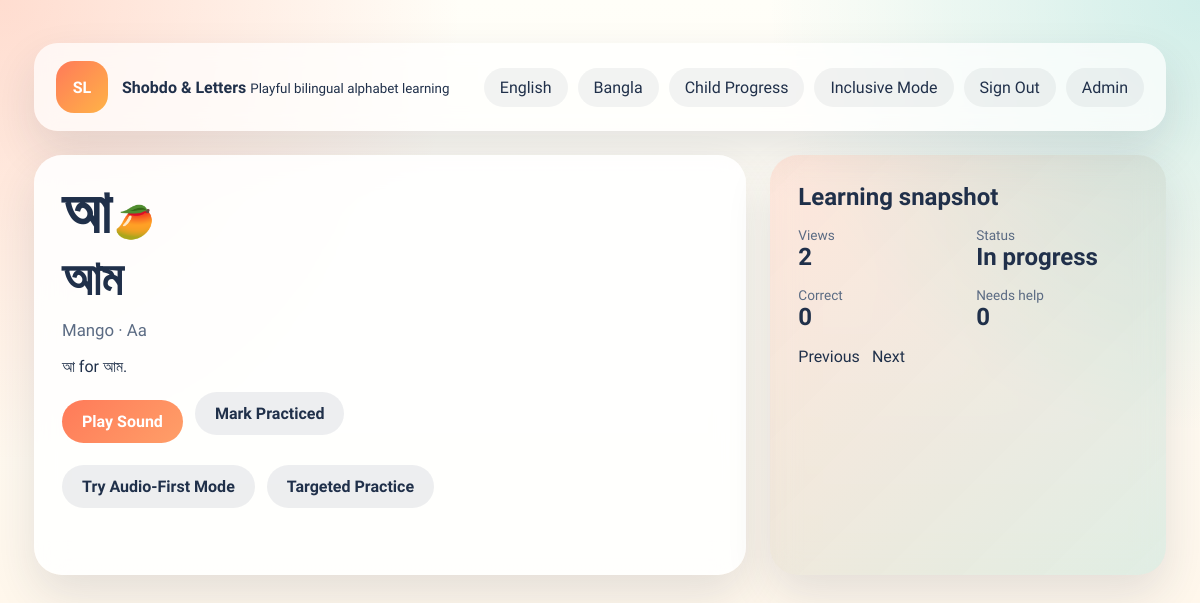
The page /learning/learn/bangla/bangla-102/ (signed in) on the database its author committed.
### learning/models.py (models this page shows, shortened)
class Letter(models.Model):
    LANGUAGE_CHOICES = [
        ("english", "English"),
        ("bangla", "Bangla"),
    ]
    language = models.CharField(max_length=20, choices=LANGUAGE_CHOICES)
    symbol = models.CharField(max_length=10)
    slug = models.SlugField(max_length=120, unique=True, blank=True)
    name = models.CharField(max_length=50)
    transliteration = models.CharField(max_length=50, blank=True)
    word = models.CharField(max_length=100)
    word_translation = models.CharField(max_length=120, blank=True)
    emoji = models.CharField(max_length=10, blank=True)
    description = models.CharField(max_length=255)
    speech_text = models.CharField(max_length=120)
    sort_order = models.PositiveIntegerField(default=0)
    is_active = models.BooleanField(default=True)
    class Meta:
        ordering = ["sort_order", "symbol"]
        unique_together = ("language", "symbol")

class LetterProgress(models.Model):
    profile = models.ForeignKey(
        ChildProfile,
        on_delete=models.CASCADE,
        related_name="letter_progress",
    )
    letter = models.ForeignKey(
        Letter,
        on_delete=models.CASCADE,
        related_name="progress_items",
    )
    views_count = models.PositiveIntegerField(default=0)
    correct_answers = models.PositiveIntegerField(default=0)
    incorrect_answers = models.PositiveIntegerField(default=0)
    completed = models.BooleanField(default=False)
    last_viewed_at = models.DateTimeField(auto_now=True)
    class Meta:
        unique_together = ("profile", "letter")

### learning/views.py (the view, shortened to what this page needs)
# urls.py: path("learn/<str:language>/<slug:slug>/", views.letter_detail, name="letter-detail"),
def letter_detail(request, language, slug):
    language = get_language_or_404(language)
    profile = get_current_profile(request)
    letter = get_object_or_404(Letter, language=language, slug=slug, is_active=True)
    progress, _ = LetterProgress.objects.get_or_create(profile=profile, letter=letter)
    progress.views_count += 1
    progress.save(update_fields=["views_count", "last_viewed_at"])
    siblings = list(Letter.objects.filter(language=language, is_active=True))
    current_index = siblings.index(letter)
    previous_letter = siblings[current_index - 1] if current_index > 0 else None
    next_letter = siblings[current_index + 1] if current_index < len(siblings) - 1 else None
    return render(
        request,
        "learning/letter_detail.html",
        {
            "profile": profile,
            "language": language,
            "language_meta": LANGUAGE_META[language],
            "letter": letter,
            "progress": progress,
            "previous_letter": previous_letter,
            "next_letter": next_letter,
        },
    )

### learning/views.py (called while the page is built, shortened)
def get_current_profile(request):
    profile_id = request.session.get("child_profile_id")
    profile = ChildProfile.objects.filter(id=profile_id).first()
    if profile:
        return profile

def get_language_or_404(language):
    if language not in LANGUAGE_META:
        raise Http404("Unknown language mode.")
    return language

### templates/learning/letter_detail.html (shortened to what this page needs)
﻿{% extends 'base.html' %}
{% block content %}
<section class="detail-layout">
    <article class="detail-card">
        <span class="detail-symbol">{{ letter.symbol }}</span>
        <span class="detail-emoji">{{ letter.emoji }}</span>
        <h1>{{ letter.word }}</h1>
        <p class="detail-subtitle">{{ letter.word_translation }}{% if letter.transliteration %} · {{ letter.transliteration }}{% endif %}</p>
        <p>{{ letter.description }}</p>
        <div class="hero-actions">
            <button class="button primary js-speak" type="button" data-text="{{ letter.speech_text }}" data-lang="{% if language == 'bangla' %}bn-BD{% else %}en-US{% endif %}">Play Sound</button>
            <form method="post">
                <button class="button secondary" type="submit">Mark Practiced</button>
            </form>
        </div>
        <div class="hero-actions top-gap">
            <a class="button secondary" href="{% url 'learning:audio-first-mode' language %}">Try Audio-First Mode</a>
            <a class="button secondary" href="{% url 'learning:weak-letter-practice' language %}">Targeted Practice</a>
        </div>
    </article>
    <aside class="panel striped">
        <h2>Learning snapshot</h2>
        <dl class="stat-grid compact">
            <div>
                <dt>Views</dt>
                <dd>{{ progress.views_count }}</dd>
            </div>
            <div>
                <dt>Status</dt>
                <dd>{% if progress.completed %}Complete{% else %}In progress{% endif %}</dd>
            </div>
            <div>
                <dt>Correct</dt>
                <dd>{{ progress.correct_answers }}</dd>
            </div>
            <div>
                <dt>Needs help</dt>
                <dd>{{ progress.incorrect_answers }}</dd>
            </div>
        </dl>
        <div class="pager">
            {% if previous_letter %}<a href="{% url 'learning:letter-detail' language previous_letter.slug %}">Previous</a>{% endif %}
            {% if next_letter %}<a href="{% url 'learning:letter-detail' language next_letter.slug %}">Next</a>{% endif %}
        </div>
    </aside>
</section>
{% endblock %}

### static/learning/css/styles.css (style rules this page uses)
* { box-sizing: border-box; }
body { margin: 0; font-family: "Baloo 2", "Hind Siliguri", sans-serif; color: var(--ink); background: radial-gradient(circle at top left, rgba(255, 122, 89, 0.25), transparent 32%), radial-gradient(circle at top right, rgba(0, 166, 166, 0.18), transparent 30%), linear-gradient(180deg, #fffef8 0%, #fff5e8 100%); min-height: 100vh; }
a { color: inherit; text-decoration: none; }
.brand strong, h1, h2, h3 { font-family: "Baloo 2", sans-serif; }
.brand small, p, li, input, select, textarea, button, label { font-family: "Hind Siliguri", sans-serif; }
.hero-panel, .grid-two, .detail-layout, .stats-row { display: grid; gap: 24px; }
.panel, .hero-card, .detail-card, .question-card, .review-card, .result-hero, .page-intro, .auth-shell { background: var(--surface); border-radius: var(--radius); padding: 28px; box-shadow: var(--shadow); backdrop-filter: blur(14px); }
.panel.striped { background: linear-gradient(135deg, rgba(255, 122, 89, 0.16), rgba(0, 166, 166, 0.12)); }
h1 { font-size: clamp(2.2rem, 4vw, 4.4rem); line-height: 1; margin: 12px 0; }
h2 { margin: 0 0 10px; font-size: 1.5rem; }
.hero-copy, .page-intro p, .detail-subtitle, .help-copy { color: var(--muted); font-size: 1.05rem; }
.hero-actions, .intro-actions, .pager, .report-head { display: flex; flex-wrap: wrap; gap: 12px; align-items: center; }
.button { border: 0; cursor: pointer; border-radius: 999px; padding: 12px 20px; font-size: 1rem; font-weight: 700; transition: transform 0.2s ease, box-shadow 0.2s ease; display: inline-flex; align-items: center; justify-content: center; }
.button.primary { background: linear-gradient(135deg, var(--primary), #ff9f68); color: white; }
.button.secondary { background: rgba(32, 48, 74, 0.08); color: var(--ink); }
.stat-grid { display: grid; grid-template-columns: repeat(2, 1fr); gap: 16px; }
.stat-grid dt { font-size: 0.85rem; color: var(--muted); }
.stat-grid dd, .big-number { margin: 0; font-size: 2rem; font-weight: 700; }
.compact dd { font-size: 1.5rem; }
.symbol, .detail-symbol { font-size: clamp(2.8rem, 5vw, 5rem); line-height: 1; font-weight: 700; }
.emoji, .detail-emoji { font-size: 2rem; }
.detail-layout { grid-template-columns: 1.35fr 0.75fr; }
.detail-card { min-height: 420px; }
.top-gap { margin-top: 14px; }

### rows shown on the page
Letter: symbol "আ", emoji "🥭", word "আম", word_translation "Mango", transliteration "Aa", description "আ for আম."
LetterProgress: views_count "2", correct_answers "0", incorrect_answers "0"
